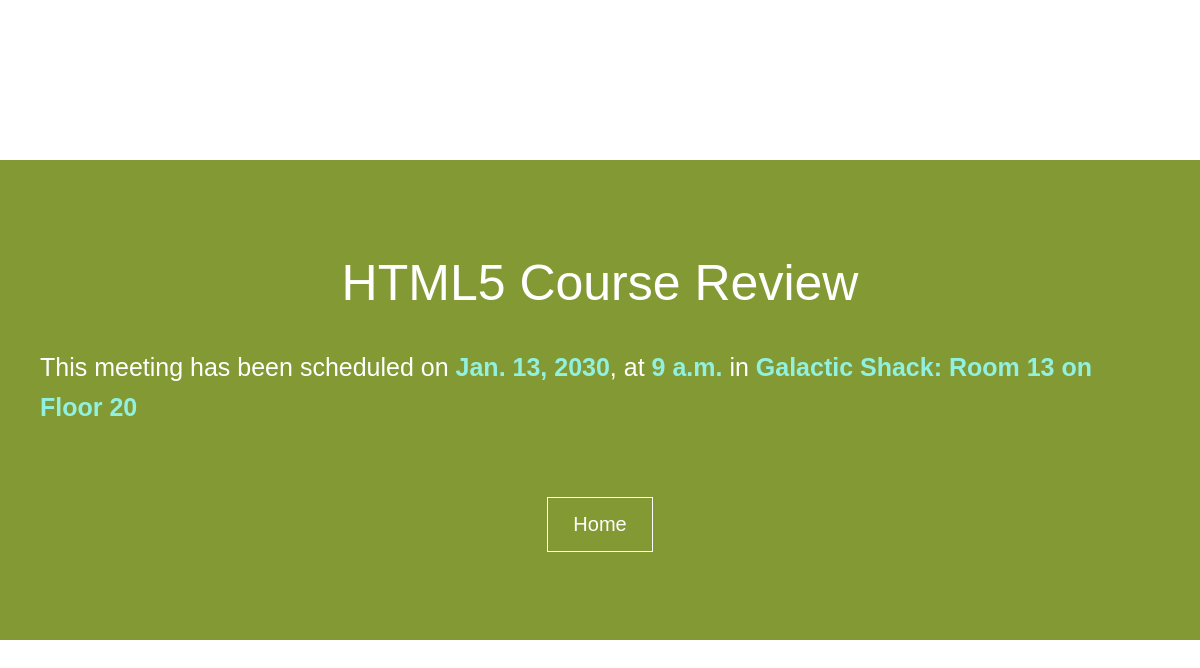
/meetings/1, run on the app's committed database.
### meetings/models.py (models this page shows, shortened)
class Meeting(models.Model):
    title = models.CharField(max_length=200)
    date = models.DateField()
    start_time = models.TimeField(default=time(9))
    duration = models.IntegerField(default=1)
    room = models.ForeignKey(Room, on_delete=models.CASCADE)

class Room(models.Model):
    name = models.CharField(max_length=95)
    floor = models.IntegerField()
    room_number = models.IntegerField()
    def __str__(self):
        return f"{self.name}: Room {self.room_number} on Floor {self.floor}"

### meetings/views.py (the view)
# urls.py: path('<int:id>', views.detail, name="detail"),
def detail(request, id):
    meeting = get_object_or_404(Meeting, pk=id)
    return render(request, 'meetings/detail.html', {"meeting": meeting})

### meetings/templates/meetings/detail.html (shortened to what this page needs)
<!DOCTYPE html>
<html lang="en">
  <head>
    <link rel="stylesheet" href="/static/meetings/detail.css" />
  </head>
  <body>
    <div class="content">
      <h1>{{ meeting.title }}</h1>
      <p>
        This meeting has been scheduled on
        <span class="date">{{ meeting.date }}</span>, at
        <span class="time">{{meeting.start_time}}</span> in
        <span class="room">{{ meeting.room }}</span>
      </p>
      <a href="{% url 'welcome' %}">Home</a>
    </div>
  </body>
</html>

### meetings/static/meetings/detail.css (style rules this page uses)
* { margin: 0; padding: 0; box-sizing: border-box; }
body { font-family: Arial, Helvetica, sans-serif; height: 100vh; background-image: url("meeting.jpg"); background-size: cover; background-repeat: no-repeat; background-position: center; color: white; display: flex; justify-content: center; align-items: center; }
h1 { font-size: 50px; font-weight: 100; margin: 25px 0 35px 0; text-align: center; }
.content { background-color: rgba(100, 128, 0, 0.8); padding: 40px; width: 100vw; height: 60vh; display: flex; flex-direction: column; align-items: center; justify-content: center; }
p { font-size: 25px; line-height: 1.6; margin-bottom: 50px; }
a { display: inline-block; text-decoration: none; color: white; font-size: 20px; border: 1px solid white; padding: 15px 25px; margin: 20px; }
span { font-weight: bold; color: rgb(146, 240, 223); }

### data on the page
Meeting: title "HTML5 Course Review", date "Jan. 13, 2030", start_time "9 a.m.", room "Galactic Shack: Room 13 on Floor 20"
